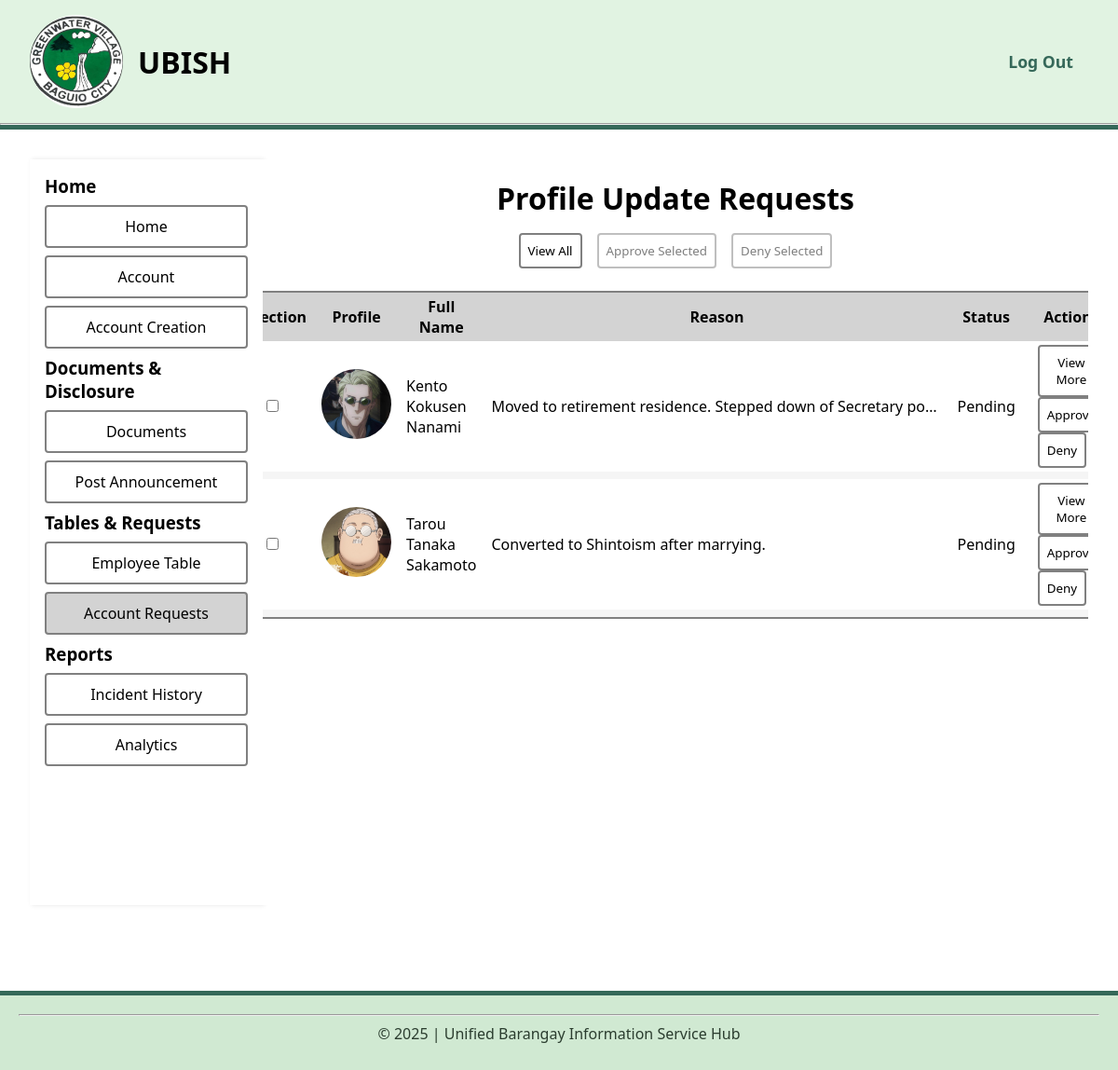
Page /admin/main/account_requests.php (signed in) on the committed database.
### tables this page shows
CREATE TABLE `employee_update` (
  `update_id` int(11) NOT NULL,
  `emp_id` int(11) NOT NULL,
  `update_first_name` varchar(255) NOT NULL,
  `update_middle_name` varchar(255) NOT NULL,
  `update_last_name` varchar(255) NOT NULL,
  `update_date_of_birth` date NOT NULL,
  `update_sex` varchar(1) NOT NULL,
  `update_address` text NOT NULL,
  `update_religion` varchar(100) NOT NULL,
  `update_civil_status` varchar(20) NOT NULL,
  `update_legislature` varchar(100) NOT NULL,
  `update_access_level` tinyint(4) NOT NULL,
  `update_status` enum('Pending','Approved','Denied') NOT NULL DEFAULT 'Pending',
  `update_request_date` datetime NOT NULL DEFAULT current_timestamp(),
  `update_reason` text DEFAULT 'N/A'
);

CREATE TABLE `employee_details` (
  `emp_id` int(11) NOT NULL,
  `first_name` varchar(255) NOT NULL,
  `middle_name` varchar(255) DEFAULT NULL,
  `last_name` varchar(255) NOT NULL,
  `date_of_birth` date NOT NULL,
  `sex` varchar(1) NOT NULL,
  `address` text NOT NULL,
  `religion` varchar(100) NOT NULL,
  `civil_status` varchar(20) NOT NULL,
  `legislature` varchar(100) NOT NULL,
  `access_level` tinyint(4) NOT NULL,
  `phone_no` varchar(13) NOT NULL,
  `picture` varchar(255) NOT NULL,
  `committee` varchar(100) DEFAULT NULL
);

### config/dbfetch.php (called while the page is built, shortened)
<?php
    include __DIR__ . '/dbconfig.php';
    $empUpdateQuery = "
        SELECT UPD.*, EMP.* FROM employee_update AS UPD
        JOIN employee_details AS EMP ON UPD.emp_id = EMP.emp_id
        WHERE UPD.update_status = 'Pending'
        ORDER BY UPD.update_request_date DESC
    ";
    $empUpdate = $pdo->query($empUpdateQuery);
?>

### admin/main/account_requests.php (the view, shortened to what this page needs)
<?php
include '../../config/dbfetch.php';
?>
<!DOCTYPE html>
<html lang="en">
<head>
    <link rel="stylesheet" href="../../assets/css/style.css">
</head>
<body>
    <header>
        <div class="navigation">
            <div class="logo">
                <img src="../../assets/img/greenwater-village-logo.jpg" alt="Greenwater Village Logo">
                <h1>UBISH</h1>
            </div>
            <form method="POST">
                <nav>
                    <ul>
                        <li>
                            <button class="logout" style="cursor: pointer;" name="logout">Log Out</button>
                        </li>
                    </ul>
                </nav>
            </form>
        </div>
        <hr>
    </header>
    <main>
        <div class="dashboard-main">
            <div class="dashboard-sidebar">
                <ul>
                    <h3>Home</h3>
                    <li><a href="../main/dashboard.php">Home</a></li>
                    <li><a href="../main/account.php">Account</a></li>
                    <li><a href="../main/account_creation.php">Account Creation</a></li>
                    <h3>Documents & Disclosure</h3>
                    <li><a href="../main/documents.php">Documents</a></li>
                    <li><a href="../main/announcements.php">Post Announcement</a></li>
                    <h3>Tables & Requests</h3>
                    <li><a href="../main/employee_table.php">Employee Table</a></li>
                    <li class="active"><a href="../main/account_requests.php">Account Requests</a></li>
                    <h3>Reports</h3>
                    <li><a href="../main/incident_table.php">Incident History</a></li>
                    <li><a href="../main/reports.php">Analytics</a></li>
                </ul>
            </div>
            <div class="dashboard-content">
                <form method="POST">
                    <h1>
                        <center>Profile Update Requests</center>
                    </h1>
                    <div class="profile-edit-main">
                        <?php
                        if ($empUpdate->rowCount() < 1) {
                            echo "<p>No profile edit requests at the moment.</p>";
                        } else {
                        ?>
                            <div class="profile-edit-actions-multiple">
                                <button type="button" id="viewAllUpdatesBtn" onclick="toggleProfileEditsViewAll(this)">View
                                    All</button>
                                <button type="submit" id="approveUpdateSelectedBtn" name="approve-update-selected"
                                    class="approve-update-selected-btn" disabled>Approve Selected</button>
                                <button type="submit" id="denyUpdateSelectedBtn" name="deny-update-selected"
                                    class="deny-update-selected-btn" disabled>Deny Selected</button>
                            </div>
                            <table id="profile-edit-requests">
                                <tr>
                                    <th>Selection</th>
                                    <th>Profile</th>
                                    <th>Full Name</th>
                                    <th>Reason</th>
                                    <th>Status</th>
                                    <th colspan="3">Actions</th>
                                </tr>
                                <?php foreach ($empUpdate as $upd) { ?>
                                    <tr>
                                        <td>
                                            <center>
                                                <input type="checkbox" class="updates-checkbox" name="updates[]"
                                                    value="<?php echo $upd['update_id']; ?>" style="cursor: pointer;">
                                            </center>
                                        </td>
                                        <td>
                                            <img src="<?php echo $upd['picture']; ?>"
                                                alt="<?php echo $upd['first_name'] . " " . $upd['middle_name'] . " " . $upd['last_name']; ?>"
                                                title="<?php echo $upd['first_name'] . " " . $upd['middle_name'] . " " . $upd['last_name']; ?>"
                                                class="profile-picture"
                                                style="width: 75px; height: 75px; border-radius: 50%; object-fit: cover;">
                                        </td>
                                        <td><?php echo $upd['first_name'] . " " . $upd['middle_name'] . " " . $upd['last_name']; ?></td>
                                        <td class="update-reason"><?php echo $upd['update_reason']; ?></td>
                                        <td><?php echo $upd['update_status']; ?></td>
                                        <td class="action-btns">
                                            <button class="view-update-btn" type="button"
                                                onclick="toggleProfileEditsView('updatesView_<?php echo $upd['update_id']; ?>', this)">
                                                View More
                                            </button>
                                            <button name="approve-update"
                                                value="<?php echo $upd['update_id']; ?>">Approve</button>
                                            <button name="deny-update" value="<?php echo $upd['update_id']; ?>">Deny</button>
                                        </td>
                                    </tr>
                                    <tr colspan="8">
                                        <td colspan="8">
                                        </td>
                                    </tr>
                                <?php } ?>
                            </table>
                        <?php } ?>
                    </div>
                </form>
            </div>
        </div>
    </main>
    <footer>
        <hr>
        <p><?php echo "&copy; " . date('Y') . " | Unified Barangay Information Service Hub"; ?></p>
    </footer>
</body>
</html>

### assets/css/style.css (style rules this page uses)
* { margin: 0; padding: 0; box-sizing: border-box; font-family: 'Segoe UI', Tahoma, Geneva, Verdana, sans-serif; }
body { display: grid; grid-template-rows: auto 1fr auto; min-height: 100vh; }
.navigation { display: flex; align-items: center; justify-content: space-between; margin: 16px 32px; }
.logo { display: flex; align-items: center; justify-content: center; text-align: center; }
.logo h1 { padding-left: 16px; }
.logo img { display: block; width: 100px; height: 100px; border-radius: 50%; object-fit: cover; }
nav ul { display: flex; align-items: center; justify-content: center; }
nav ul li { padding: 0 16px; list-style-type:none; }
main { margin: 32px; }
form { display: flex; flex-direction: column; align-items: center; justify-content: center; }
button.logout { border: none; background-color: white; font-size: 16px; }
.dashboard-main { display: grid; grid-template-columns: 250px 1fr; grid-template-rows: 1fr; min-height: 100vh; }
.dashboard-sidebar { grid-area: 1 / 1 / 2 / 2; overflow-y: auto; padding: 16px; box-shadow: 2px 0 5px rgba(0, 0, 0, 0.1); }
.dashboard-content { grid-area: 1 / 2 / 2 / 3; padding: 20px; display: flex; flex-direction: column; align-items: center; justify-content: flex-start; background-color: #fff; overflow-y: auto; }
.dashboard-sidebar ul { list-style-type: none; padding: 0; margin: 0; }
.dashboard-sidebar ul li { margin: 8px 0; border: 2px solid gray; border-radius: 4px; text-align: center; background-color: white; cursor: pointer; }
.dashboard-sidebar ul li a { display: block; padding: 10px; text-decoration: none; color: black; }
.dashboard-sidebar ul li.active { background-color: lightgray; }
.dashboard-content table { margin: 24px 0; }
.dashboard-content table tr td { padding: 4px 8px; }
.registration-main button, .profile-edit-main button, .password-reset-main button { border: 2px solid gray; background-color: white; color: black; padding: 8px; border-radius: 4px; cursor: pointer; }
.registration-main button:disabled, .profile-edit-main button:disabled, .password-reset-main button:disabled { opacity: 0.5; }
.registration-actions-multiple, .profile-edit-actions-multiple, .password-reset-actions-multiple { display: flex; align-items: center; justify-content: center; margin-top: 16px; }
.registration-actions-multiple button, .profile-edit-actions-multiple button, .password-reset-actions-multiple button { margin: 0 8px; }
.dashboard-content table#registration-requests, .dashboard-content table#profile-edit-requests, .dashboard-content table#password-reset-requests { width: 100%; border-collapse: collapse; border: 2px solid gray; }
.dashboard-content table#registration-requests tr td, .dashboard-content table#profile-edit-requests tr td, .dashboard-content table#password-reset-requests tr td, .dashboard-content table#registration-requests tr th, .dashboard-content table#profile-edit-requests tr th, .dashboard-content table#password-reset-requests tr th { text-align: left; padding: 4px 8px; }
.action-btns button { margin: 0 8px; }
.dashboard-content table#registration-requests tr:nth-child(odd) td, .dashboard-content table#profile-edit-requests tr:nth-child(odd) td, .dashboard-content table#password-reset-requests tr:nth-child(odd) td { text-align: left; background-color: rgb(245, 245, 245); }
.dashboard-content table#registration-requests tr th, .dashboard-content table#profile-edit-requests tr th, .dashboard-content table#password-reset-requests tr th { text-align: center; background-color: lightgray; }
footer p { text-align: center; padding: 8px; }

### admin/main/account_requests.php (style rules this page uses)
.update-reason { max-width: 500px; white-space: nowrap; overflow: hidden; text-overflow: ellipsis; }
header { background-color: #e1f3e2 !important; border-bottom: 5px solid #356859 !important; }
.logout { background-color: #e1f3e2 !important; color: #356859 !important; font-weight: bold !important; font-size: 1.1rem !important; }
footer { background-color: #d0e9d2 !important; text-align: center !important; padding: 20px !important; color: #2b3d2f !important; border-top: 5px solid #356859 !important; margin-top: 60px !important; }

### rows in the picture
employee_update: emp.picture (picture), emp.first_name "Kento", emp.middle_name "Kokusen", emp.last_name "Nanami", update_reason "Moved to retirement residence. Stepped down of Secretary po…", update_status "Pending", $upd['update_id'] 410 (drawn)
employee_update: emp.picture (picture), emp.first_name "Tarou", emp.middle_name "Tanaka", emp.last_name "Sakamoto", update_reason "Converted to Shintoism after marrying.", update_status "Pending", $upd['update_id'] 409 (drawn)
